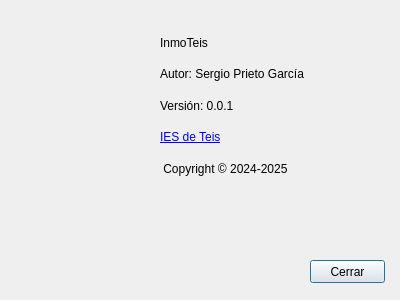
<?xml version="1.0" encoding="UTF-8"?>
<ui version="4.0">
 <class>windowAbout</class>
 <widget class="QDialog" name="windowAbout">
  <property name="windowModality">
   <enum>Qt::ApplicationModal</enum>
  </property>
  <property name="geometry">
   <rect>
    <x>0</x>
    <y>0</y>
    <width>400</width>
    <height>300</height>
   </rect>
  </property>
  <property name="minimumSize">
   <size>
    <width>400</width>
    <height>300</height>
   </size>
  </property>
  <property name="maximumSize">
   <size>
    <width>400</width>
    <height>300</height>
   </size>
  </property>
  <property name="windowTitle">
   <string>About InmoTeis</string>
  </property>
  <property name="windowIcon">
   <iconset>
    <normaloff>../img/icono.svg</normaloff>../img/icono.svg</iconset>
  </property>
  <property name="modal">
   <bool>true</bool>
  </property>
  <widget class="QLabel" name="lblImagenLogo">
   <property name="geometry">
    <rect>
     <x>0</x>
     <y>0</y>
     <width>131</width>
     <height>141</height>
    </rect>
   </property>
   <property name="text">
    <string/>
   </property>
   <property name="pixmap">
    <pixmap>../img/icono.svg</pixmap>
   </property>
  </widget>
  <widget class="QPushButton" name="btnCerrar">
   <property name="geometry">
    <rect>
     <x>310</x>
     <y>260</y>
     <width>75</width>
     <height>23</height>
    </rect>
   </property>
   <property name="text">
    <string>Cerrar</string>
   </property>
  </widget>
  <widget class="QWidget" name="layoutWidget">
   <property name="geometry">
    <rect>
     <x>160</x>
     <y>30</y>
     <width>191</width>
     <height>151</height>
    </rect>
   </property>
   <layout class="QVBoxLayout" name="verticalLayout">
    <item>
     <widget class="QLabel" name="label">
      <property name="text">
       <string>InmoTeis</string>
      </property>
     </widget>
    </item>
    <item>
     <widget class="QLabel" name="label_2">
      <property name="text">
       <string>Autor: Sergio Prieto García</string>
      </property>
     </widget>
    </item>
    <item>
     <widget class="QLabel" name="label_3">
      <property name="text">
       <string>Versión: 0.0.1</string>
      </property>
     </widget>
    </item>
    <item>
     <widget class="QLabel" name="lblLink">
      <property name="text">
       <string>&lt;a href=&quot;https://www.edu.xunta.gal/centros/iesteis/&quot;&gt;IES de Teis&lt;/a&gt;</string>
      </property>
      <property name="openExternalLinks">
       <bool>true</bool>
      </property>
     </widget>
    </item>
    <item>
     <widget class="QLabel" name="label_4">
      <property name="text">
       <string> Copyright © 2024-2025</string>
      </property>
     </widget>
    </item>
   </layout>
  </widget>
 </widget>
 <resources/>
 <connections/>
</ui>
